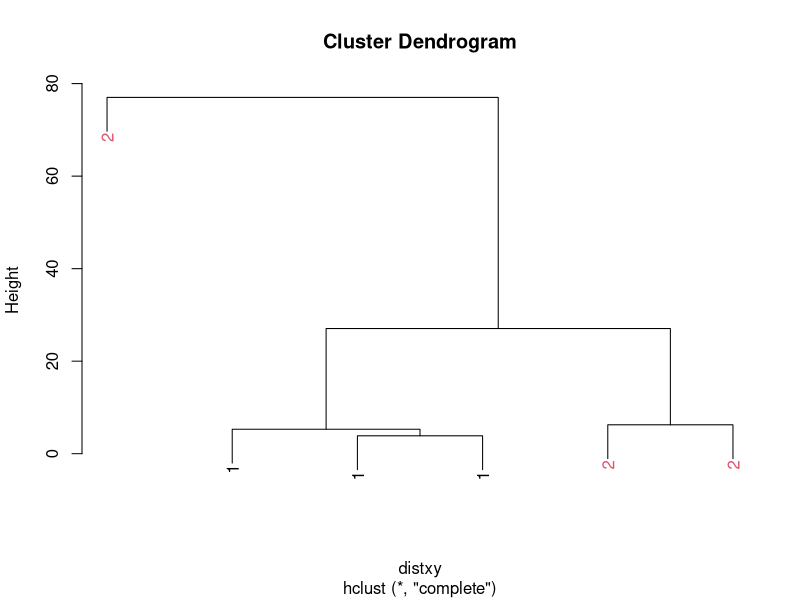

This figure's R source:
###################################
##### hierarchical clustering
###################################

#Create data

ncontract_id<-c("123", "124", "126", "144", "150", "200")
units<-c("1", "4", "3", "1", "2", "2")
dif_tlds<-c("1", "4", "3", "1", "2", "2")
dif_slds<-c("1","4", "1", "1", "2", "1")


DF<-data.frame(ncontract_id, units, dif_tlds, dif_slds)

#function for later

myplclust <- function( hclust, lab=hclust$labels, lab.col=rep(1,length(hclust$labels)), hang=0.1,...){
        ## modifiction of plclust for plotting hclust objects *in colour*!
        ## Copyright Eva KF Chan 2009
        ## Arguments:
        ##    hclust:    hclust object
        ##    lab:        a character vector of labels of the leaves of the tree
        ##    lab.col:    colour for the labels; NA=default device foreground colour
        ##    hang:     as in hclust & plclust
        ## Side effect:
        ##    A display of hierarchical cluster with coloured leaf labels.
        y <- rep(hclust$height,2)
        x <- as.numeric(hclust$merge)
        y <- y[which(x<0)]
        x <- x[which(x<0)]
        x <- abs(x)
        y <- y[order(x)]
        x <- x[order(x)]
        plot( hclust, labels=FALSE, hang=hang, ... )
        text( x=x, y=y[hclust$order]-(max(hclust$height)*hang), labels=lab[hclust$order], col=lab.col[hclust$order], srt=90, adj=c(1,0.5), xpd=NA, ... )
}

## Here we prepare the data and plot

distxy<-dist(DF)
hClustering<-hclust(distxy)

myplclust(hClustering, lab=rep(1:3, each=3), lab.col=rep(1:3, each=3))
